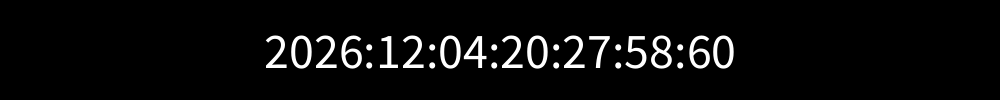
Frame 1 (no input)
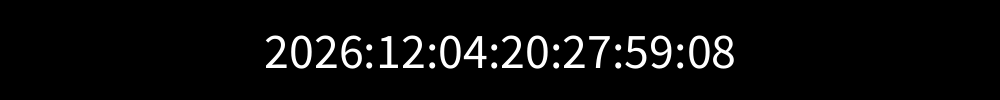
Frame 60 (the mouse pressed at the canvas centre just before this capture)
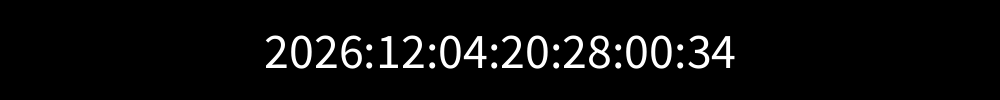
Frame 120 (the mouse held since frame 60 and released just before this capture)

The Processing sketch that drew these frames (run headless with seeded random() and noise(); from frame 60 on, the mouse is pressed at the canvas centre):

// Processing sketch: sketch_250611_Time_Countr_00
// ── sketch_250611_Time_Countr_00.pde
//<<<<<READ.ME>>>>>
//実装検証：以下のURLの画像に表示されているタイムカウンタの表示を再現させてみる。
//https://signif.jp/work/reframe2019/
//[実装順番]
//1:時間を取得する（とりあえず、リアルタイム時間で）
//2:時間を出力させる（出力形式は、年：月：日：時：分：秒：ミリ秒）
//3:出力したフォントを変えてみる（文字フォントではなく、正方形や直角三角形で表示してみる。※検証※）

// ── sketch_250611_Time_Countr_01.pde
//[実装検証]
//1:時間を取得する（とりあえず、リアルタイム時間で）
//2:時間を出力させる（出力形式は、年：月：日：時：分：秒：ミリ秒）

//[補足]
//Voidは必要であること→繰り返しの処理を行うために必要なこと。
//Voidなければ、１つのデータの取得で終わる。
//textメソッドはデフォルトでは左詰めに表示されるので、textAlignメソッドで左右中央詰めとして変更できる
//※textAlignはx、y座標両方対応できる。片方でもOK

void setup() {
size(1000,100);
background(0);
textSize(50);
fill(255);
}

void draw(){
background(0);

//[補足]
//    Processingの millis() はプログラム開始からの経過時間。
//    システム全体のリアルタイム時刻（1970/01/01からの経過ミリ秒）は
//    Javaの System.currentTimeMillis() で取得します。

long realTimeMillis = System.currentTimeMillis();

//[補足]
//    一般的な時刻表示で「ミリ秒」は秒の小数点以下3桁（000-999）を指します。
//    System.currentTimeMillis() を1000で割った余りを取得し、3桁でゼロ埋めします。
//    もし秒の100分の1の位（00-99）を表示したい場合は、100で割った余りを使います。
//    ただし、これは一般的な時刻表示のミリ秒とは異なる場合があるので注意が必要です。
//    Processingの nf() 関数は long 型の数値に直接は対応していません。
//    System.currentTimeMillis() のような大きな long 値を整形するには、
//    Javaの String.format() を使用するのが適切です。
//    ミリ秒を含めた日付や時刻全体を特定の形式で表示したい場合は、
//    Javaの SimpleDateFormat クラスを使うのが最も柔軟で強力です。
//    例: new SimpleDateFormat("yyyy/MM/dd HH:mm:ss.SSS").format(new Date(realTimeMillis));

String timeString = nf(year(),2) + ":" + nf(month(),2) + ":" + nf(day(),2) + ":" +nf(hour(),2) + ":" + nf(minute(),2) + ":" + nf(second(),2) + ":" + String.format("%02d", realTimeMillis % 100);

textAlign(CENTER,CENTER);
text(timeString, width/2, height/2);
}
